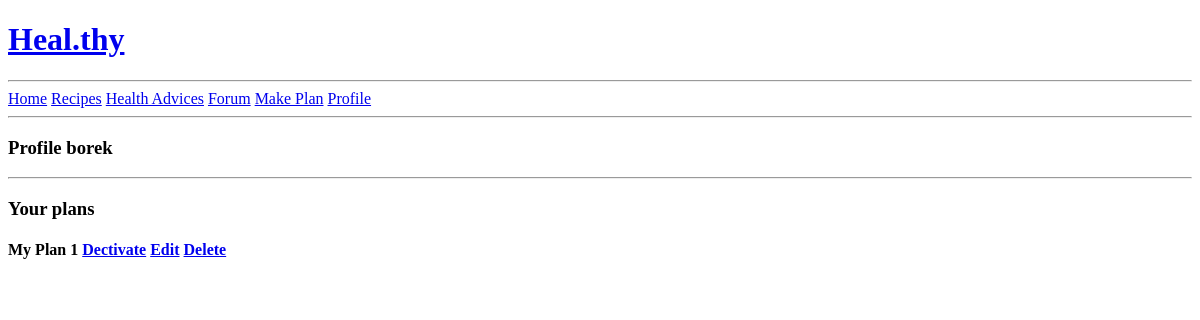
The app's page /profile/ (signed in), older data.
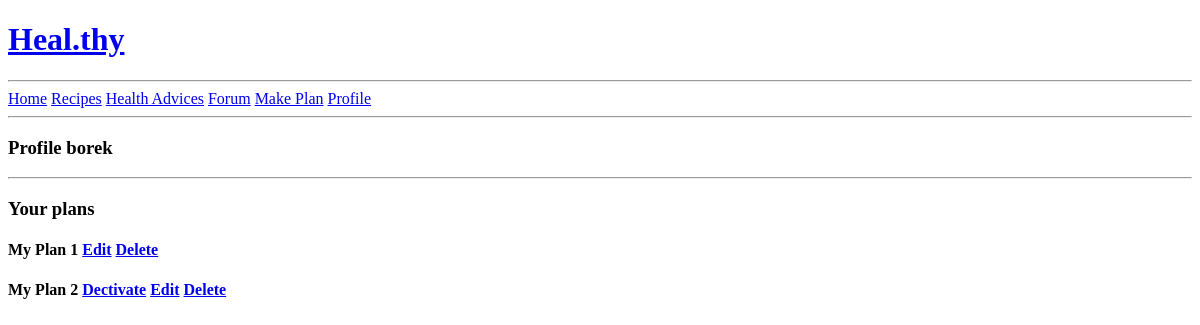
The same page, newer data.
### base/models.py (models this page shows, shortened)
class Meal_Plan(models.Model):
    user_id = models.ForeignKey(User, on_delete=models.SET_NULL, null=True)
    name = models.CharField(max_length=200)
    is_active = models.BooleanField(default=False)
    updated = models.DateTimeField(auto_now=True)
    created = models.DateTimeField(auto_now_add=True)

### base/views.py (the view)
# urls.py: path('profile/', views.profilePage, name='profile-page'),
@login_required(login_url='login-page')
def profilePage(request):
    meal_plans = Meal_Plan.objects.filter(user_id=request.user)
    active_plans = meal_plans.filter(is_active = True).count()
    context = {'meal_plans': meal_plans, 'active_plans': active_plans}
    return render(request, 'base/profile.html', context)

### base/templates/base/profile.html
{% extends 'main.html' %}
{% block content %}
    <div>
        <h3>Profile {{request.user}}</h3>
        <hr>
    </div>
    <div>
        <h3>Your plans</h3>
        {% for plan in meal_plans %}
            <h4>{{plan.name}}
                {% if plan.is_active %}
                    <a href="{% url 'deactivate-plan' plan.id%}">Dectivate</a>
                {% else %}
                    {% if active_plans < 1 %}
                        <a href="{% url 'activate-plan' plan.id%}">Activate</a>
                    {% endif %}
                {% endif %}
                <a href="{% url 'edit-plan' plan.id%}">Edit</a>
                <a href="{% url 'delete-plan' plan.id%}">Delete</a>
            </h4>
        {% endfor %}
    </div>
{% endblock content %}

Row changes from the older to the newer data that the page shows:
changed Meal_Plan "My Plan 1": no longer shows "Dectivate"
added Meal_Plan: name "My Plan 2", is_active "Dectivate"
